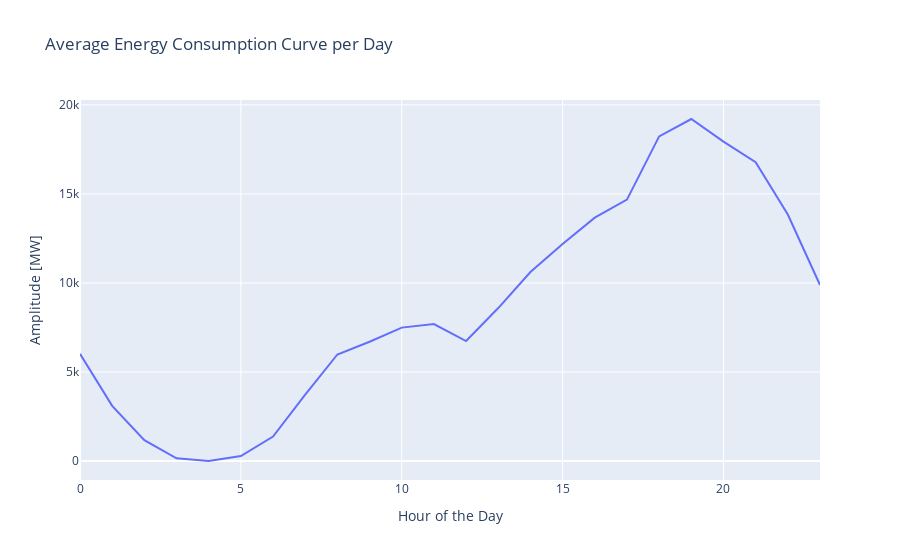
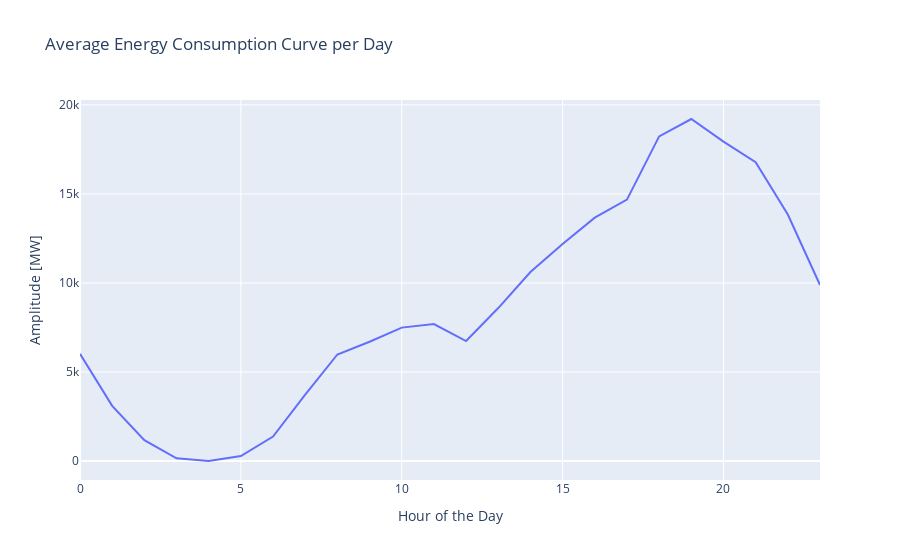

Write notebook code for charts like these, in order.
### Code cell
dia_medio=[]
for i in range(25):
  dia_medio.append(0)

for i in range(25):
  dia_medio[i]=0

for i in range(0,len(Energia_horaria),24):
  dia =[]
  dia_teste = [[]]
  amplitude_dia =[]
  result=0
  horas = 0

  for a in range(24):
    try:
      dia.append(Energia_horaria[a+i])
    except:
      print("Erro no índice", a)

  min_dia=np.amin(dia)
  max_dia=np.amax(dia)
  amplitude_dia.append(max_dia-min_dia)
  for i in range(len(dia)):
    dia_medio[i]+=dia[i]-min_dia
  dia_medio[-1]+=1
print(dia_medio[-1])
min_aux=(np.amin(dia_medio[0:24])/dia_medio[-1])
amplitude_media = np.average(amplitude_dia)
print("Amplitude Média no ano = ", amplitude_media)




for i in range(24):
  #dia_medio[i]=(dia_medio[i]/dia_medio[-1])-min_aux+np.average(Energia_horaria)
  dia_medio[i]=(dia_medio[i]/dia_medio[-1])-min_aux

grafico_interativo_linha( list(range(24)),
                          dia_medio[0:24],
                          "Hour of the Day",
                          "Amplitude [MW]",
                          "Average Energy Consumption Curve per Day")

# plt.plot(range(24),dia_medio[0:24])
# plt.title("Average Energy Consumption Curve per Day")
# plt.ylabel("Amplitude [MW]")
# plt.xlabel("Hour of the Day")
# plt.show

### Figure 1 — Plotly figure (JSON) as saved in the notebook; plotly's stock layout.template omitted (floating-point values rounded to 4 significant figures)
{"data": [{"mode": "lines", "name": "", "type": "scatter", "x": [0, 1, 2, 3, 4, 5, 6, 7, 8, 9, 10, 11, 12, 13, 14, 15, 16, 17, 18, 19, 20, 21, 22, 23], "y": [6015.0, 3096.0, 1173.0, 151.7, 0, 276.6, 1373.0, 3725.0, 5983.0, 6695.0, 7491.0, 7691.0, 6737.0, 8589.0, 10610.0, 12190.0, 13670.0, 14680.0, 18230.0, 19210.0, 17940.0, 16790.0, 13850.0, 9886.0]}], "layout": {"legend": {"title": {"text": "Legenda"}}, "title": {"text": "Average Energy Consumption Curve per Day"}, "xaxis": {"title": {"text": "Hour of the Day"}}, "yaxis": {"title": {"text": "Amplitude [MW]"}}}}

### Figure 2 — Plotly figure (JSON) as saved in the notebook; plotly's stock layout.template omitted (floating-point values rounded to 4 significant figures)
{"data": [{"mode": "lines", "name": "", "type": "scatter", "x": [0, 1, 2, 3, 4, 5, 6, 7, 8, 9, 10, 11, 12, 13, 14, 15, 16, 17, 18, 19, 20, 21, 22, 23], "y": [6015.0, 3096.0, 1173.0, 151.7, 0, 276.6, 1373.0, 3725.0, 5983.0, 6695.0, 7491.0, 7691.0, 6737.0, 8589.0, 10610.0, 12190.0, 13670.0, 14680.0, 18230.0, 19210.0, 17940.0, 16790.0, 13850.0, 9886.0]}], "layout": {"legend": {"title": {"text": "Legenda"}}, "title": {"text": "Average Energy Consumption Curve per Day"}, "xaxis": {"title": {"text": "Hour of the Day"}}, "yaxis": {"title": {"text": "Amplitude [MW]"}}}}
